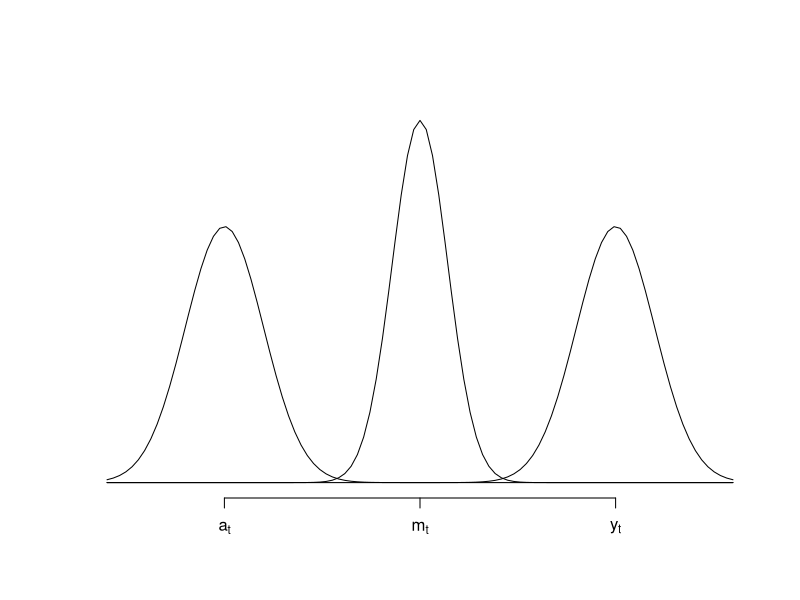

Here is the R script that generated this plot:
## ---- chunk 1
#| fig-cap: Conflito entre as fontes de informação na presença de um outlier
#| label: fig_conflito
o = 10
plot.new()
plot.window(xlim=c(-3,3+o),ylim=c(0,.6))
curve(dnorm(x), add = T)
curve(dnorm(x,o), add = T)
curve(dnorm(x,o/2,sqrt(1/2)), add = T)
axis(1, at = c(0,o,o/2), labels=c(expression(a[t]) ,expression(y[t]), expression(m[t])))
